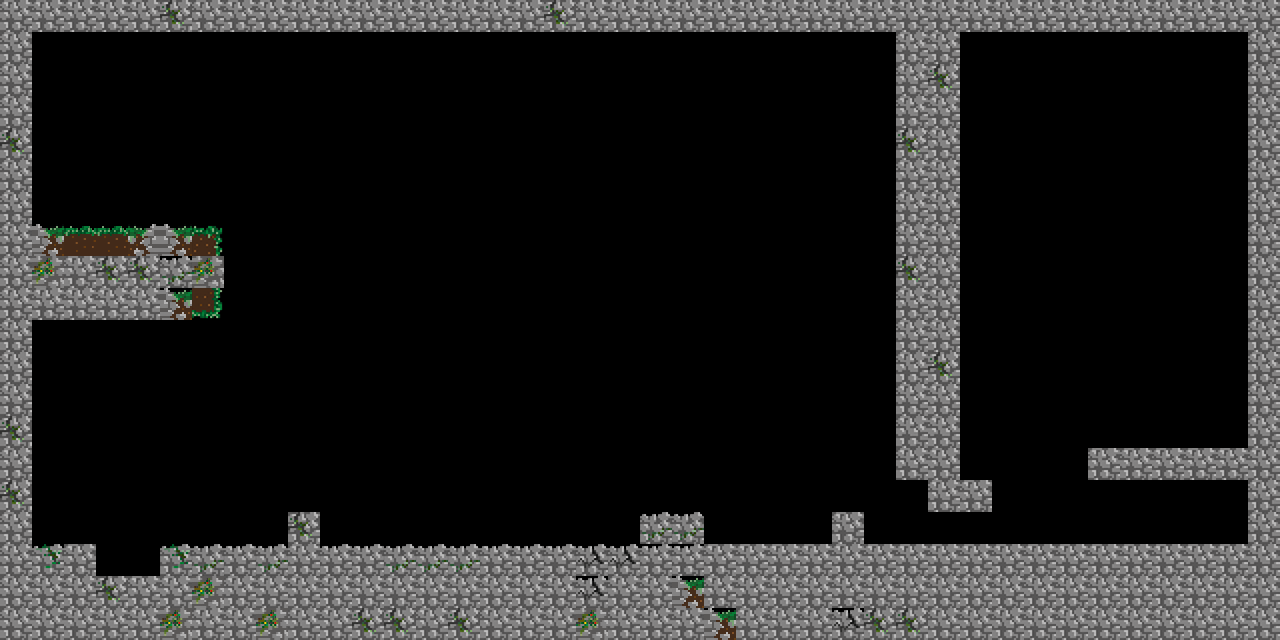

The image is a tile-based game level rendered from a .tmx file. Its description and complete source (layers, tilesets, objects, tile grids) follow:
An orthogonal 40x20 tile map with 32x32 px tiles, 2 tile layers (Tile Layer 1, Tile Layer 2), 8 tilesets and 9 objects.

<map version="1.0" orientation="orthogonal" renderorder="right-down" width="40" height="20" tilewidth="32" tileheight="32" nextobjectid="79">
 <tileset firstgid="1" name="Spitze" tilewidth="32" tileheight="32">
  <image source="../assets/tiles/Spitze.png" width="32" height="32" />
 </tileset>
 <tileset firstgid="2" name="spueli1" tilewidth="32" tileheight="32">
  <image source="../assets/sprites/spueli1.png" width="96" height="32" />
 </tileset>
 <tileset firstgid="5" name="toilet" tilewidth="32" tileheight="32">
  <image source="../assets/tiles/toilet.png" width="32" height="32" />
 </tileset>
 <tileset firstgid="6" name="koerper" tilewidth="32" tileheight="32">
  <image source="../assets/sprites/koerper.png" width="32" height="32" />
 </tileset>
 <tileset firstgid="7" name="LevelSprites" tilewidth="32" tileheight="32">
  <image source="../assets/tiles/LevelSprites.png" width="160" height="160" />
 </tileset>
 <tileset firstgid="32" name="gegnerK" tilewidth="32" tileheight="32">
  <image source="../assets/sprites/gegnerK.png" width="32" height="32" />
  <tile id="0">
   <properties>
    <property name="type" value="kroete" />
   </properties>
  </tile>
 </tileset>
 <tileset firstgid="33" name="gegnerR" tilewidth="32" tileheight="32">
  <image source="../assets/sprites/gegnerR.png" width="32" height="32" />
  <tile id="0">
   <properties>
    <property name="type" value="ratte" />
   </properties>
  </tile>
 </tileset>
 <tileset firstgid="34" name="saege" tilewidth="32" tileheight="32">
  <image source="../assets/sprites/saege.png" width="224" height="32" />
  <tile id="0">
   <properties>
    <property name="collide" value="true" />
    <property name="immovable" value="true" />
   </properties>
  </tile>
 </tileset>
 <layer name="Tile Layer 1" width="40" height="20">
  <data encoding="csv">
23,23,23,23,23,25,23,23,23,23,23,23,23,23,23,23,23,25,23,23,23,23,23,23,23,23,23,23,23,23,23,23,23,23,23,23,23,23,23,23,
23,0,0,0,0,0,0,0,0,0,0,0,0,0,0,0,0,0,0,0,0,0,0,0,0,0,0,0,23,23,0,0,0,0,0,0,0,0,0,23,
23,0,0,0,0,0,0,0,0,0,0,0,0,0,0,0,0,0,0,0,0,0,0,0,0,0,0,0,23,25,0,0,0,0,0,0,0,0,0,23,
23,0,0,0,0,0,0,0,0,0,0,0,0,0,0,0,0,0,0,0,0,0,0,0,0,0,0,0,23,23,0,0,0,0,0,0,0,0,0,23,
25,0,0,0,0,0,0,0,0,0,0,0,0,0,0,0,0,0,0,0,0,0,0,0,0,0,0,0,25,23,0,0,0,0,0,0,0,0,0,23,
23,0,0,0,0,0,0,0,0,0,0,0,0,0,0,0,0,0,0,0,0,0,0,0,0,0,0,0,23,23,0,0,0,0,0,0,0,0,0,23,
23,0,0,0,0,0,0,0,0,0,0,0,0,0,0,0,0,0,0,0,0,0,0,0,0,0,0,0,23,23,0,0,0,0,0,0,0,0,0,23,
23,30,16,16,26,30,8,0,0,0,0,0,0,0,0,0,0,0,0,0,0,0,0,0,0,0,0,0,23,23,0,0,0,0,0,0,0,0,0,23,
23,24,23,25,25,19,24,0,0,0,0,0,0,0,0,0,0,0,0,0,0,0,0,0,0,0,0,0,25,23,0,0,0,0,0,0,0,0,0,23,
23,23,23,23,23,30,22,0,0,0,0,0,0,0,0,0,0,0,0,0,0,0,0,0,0,0,0,0,23,23,0,0,0,0,0,0,0,0,0,23,
23,0,0,0,0,0,0,0,0,0,0,0,0,0,0,0,0,0,0,0,0,0,0,0,0,0,0,0,23,23,0,0,0,0,0,0,0,0,0,23,
23,0,0,0,0,0,0,0,0,0,0,0,0,0,0,0,0,0,0,0,0,0,0,0,0,0,0,0,23,25,0,0,0,0,0,0,0,0,0,23,
23,0,0,0,0,0,0,0,0,0,0,0,0,0,0,0,0,0,0,0,0,0,0,0,0,0,0,0,23,23,0,0,0,0,0,0,0,0,0,23,
25,0,0,0,0,0,0,0,0,0,0,0,0,0,0,0,0,0,0,0,0,0,0,0,0,0,0,0,23,23,0,0,0,0,0,0,0,0,0,23,
23,0,0,0,0,0,0,0,0,0,0,0,0,0,0,0,0,0,0,0,0,0,0,0,0,0,0,0,23,23,0,0,0,0,23,23,23,23,23,23,
25,0,0,0,0,0,0,0,0,0,0,0,0,0,0,0,0,0,0,0,0,0,0,0,0,0,0,0,0,23,23,0,0,0,0,0,0,0,0,23,
23,0,0,0,0,0,0,0,0,25,0,0,0,0,0,0,0,0,0,0,19,19,0,0,0,0,23,0,0,0,0,0,0,0,0,0,0,0,0,23,
23,18,23,0,0,18,19,15,19,23,15,15,19,19,19,15,15,15,12,12,15,15,23,23,23,23,23,23,23,23,23,23,23,23,23,23,23,23,23,23,
23,23,23,25,23,23,24,23,23,23,23,23,23,23,23,23,23,23,12,23,23,30,23,23,23,23,23,23,23,23,23,23,23,23,23,23,23,23,23,23,
23,23,23,23,23,24,23,23,24,23,23,25,25,23,25,23,23,23,24,23,23,23,30,23,23,23,12,25,25,23,23,23,23,23,23,23,23,23,23,23
</data>
 </layer>
 <layer name="Tile Layer 2" width="40" height="20">
  <data encoding="csv">
0,0,0,0,0,0,0,0,0,0,0,0,0,0,0,0,0,0,0,0,0,0,0,0,0,0,0,0,0,0,0,0,0,0,0,0,0,0,0,0,
0,0,0,0,0,0,0,0,0,0,0,0,0,0,0,0,0,0,0,0,0,0,0,0,0,0,0,0,0,0,0,0,0,0,0,0,0,0,0,0,
0,0,0,0,0,0,0,0,0,0,0,0,0,0,0,0,0,0,0,0,0,0,0,0,0,0,0,0,0,0,0,0,0,0,0,0,0,0,0,0,
0,0,0,0,0,0,0,0,0,0,0,0,0,0,0,0,0,0,0,0,0,0,0,0,0,0,0,0,0,0,0,0,0,0,0,0,0,0,0,0,
0,0,0,0,0,0,0,0,0,0,0,0,0,0,0,0,0,0,0,0,0,0,0,0,0,0,0,0,0,0,0,0,0,0,0,0,0,0,0,0,
0,0,0,0,0,0,0,0,0,0,0,0,0,0,0,0,0,0,0,0,0,0,0,0,0,0,0,0,0,0,0,0,0,0,0,0,0,0,0,0,
0,0,0,0,0,0,0,0,0,0,0,0,0,0,0,0,0,0,0,0,0,0,0,0,0,0,0,0,0,0,0,0,0,0,0,0,0,0,0,0,
0,0,0,0,0,0,0,0,0,0,0,0,0,0,0,0,0,0,0,0,0,0,0,0,0,0,0,0,0,0,0,0,0,0,0,0,0,0,0,0,
0,0,0,0,0,0,0,0,0,0,0,0,0,0,0,0,0,0,0,0,0,0,0,0,0,0,0,0,0,0,0,0,0,0,0,0,0,0,0,0,
0,0,0,0,0,0,0,0,0,0,0,0,0,0,0,0,0,0,0,0,0,0,0,0,0,0,0,0,0,0,0,0,0,0,0,0,0,0,0,0,
0,0,0,0,0,0,0,0,0,0,0,0,0,0,0,0,0,0,0,0,0,0,0,0,0,0,0,0,0,0,0,0,0,0,0,0,0,0,0,0,
0,0,0,0,0,0,0,0,0,0,0,0,0,0,0,0,0,0,0,0,0,0,0,0,0,0,0,0,0,0,0,0,0,0,0,0,0,0,0,0,
0,0,0,0,0,0,0,0,0,0,0,0,0,0,0,0,0,0,0,0,0,0,0,0,0,0,0,0,0,0,0,0,0,0,0,0,0,0,0,0,
0,0,0,0,0,0,0,0,0,0,0,0,0,0,0,0,0,0,0,0,0,0,0,0,0,0,0,0,0,0,0,0,0,0,0,0,0,0,0,0,
0,0,0,0,0,0,0,0,0,0,0,0,0,0,0,0,0,0,0,0,0,0,0,0,0,0,0,0,0,0,0,0,0,0,0,0,0,0,0,0,
0,0,0,0,0,0,0,0,0,0,0,0,0,0,0,0,0,0,0,0,0,0,0,0,0,0,0,0,0,0,0,0,0,0,0,0,0,0,0,0,
0,0,0,0,0,0,0,0,0,0,0,0,0,0,0,0,0,0,0,0,0,0,0,0,0,0,0,0,0,0,0,0,0,0,0,0,0,0,0,0,
0,0,0,0,0,0,0,0,0,0,0,0,0,0,0,0,0,0,0,0,0,0,0,0,0,0,0,0,0,0,0,0,0,0,0,0,0,0,0,0,
0,0,0,0,0,0,0,0,0,0,0,0,0,0,0,0,0,0,0,0,0,0,0,0,0,0,0,0,0,0,0,0,0,0,0,0,0,0,0,0,
0,0,0,0,0,0,0,0,0,0,0,0,0,0,0,0,0,0,0,0,0,0,0,0,0,0,0,0,0,0,0,0,0,0,0,0,0,0,0,0
</data>
 </layer>
 <objectgroup name="Object Layer 1">
  <object id="60" gid="1" x="800" y="544" width="32" height="32" />
  <object id="61" gid="1" x="736" y="544" width="32" height="32" />
  <object id="64" gid="1" x="768" y="544" width="32" height="32" />
  <object id="65" gid="1" x="704" y="544" width="32" height="32" />
 </objectgroup>
 <objectgroup name="Object Layer 2">
  <object id="45" gid="3" x="96" y="576" width="32" height="32" />
  <object id="46" gid="3" x="128" y="576" width="32" height="32" />
 </objectgroup>
 <objectgroup name="Gegner">
  <object id="76" gid="33" x="483.27" y="514.367" width="32" height="32">
   <properties>
    <property name="type" value="ratte" />
   </properties>
  </object>
 </objectgroup>
 <objectgroup name="Ende">
  <object id="28" gid="5" x="1152.38" y="449.453" width="32" height="32">
   <properties>
    <property name="type" value="toilet" />
   </properties>
  </object>
 </objectgroup>
 <objectgroup name="Spieler">
  <object id="29" gid="6" x="51.7787" y="426.344" width="32" height="32">
   <properties>
    <property name="type" value="player" />
   </properties>
  </object>
 </objectgroup>
 <objectgroup name="Object Layer 3" />
</map>